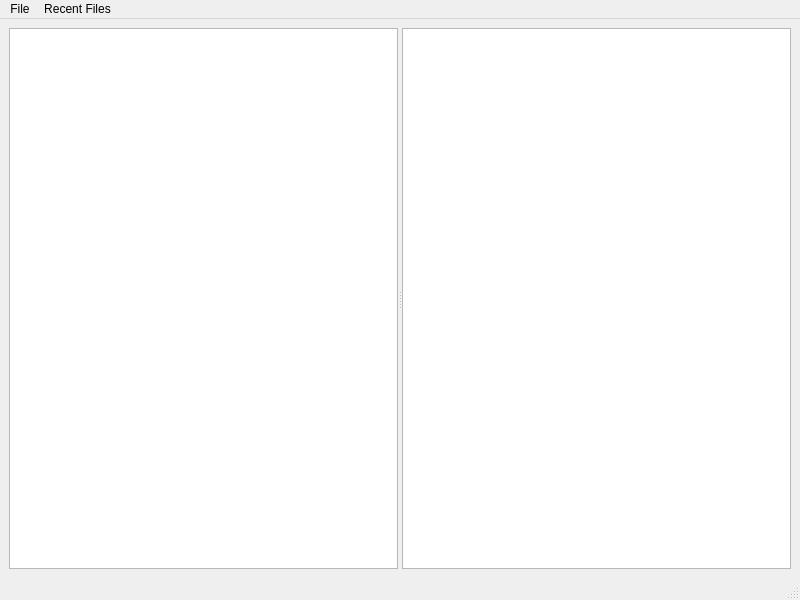
<?xml version="1.0" encoding="UTF-8"?>
<ui version="4.0">
 <class>MainWindow</class>
 <widget class="QMainWindow" name="MainWindow">
  <property name="geometry">
   <rect>
    <x>0</x>
    <y>0</y>
    <width>800</width>
    <height>600</height>
   </rect>
  </property>
  <property name="windowTitle">
   <string>MainWindow</string>
  </property>
  <widget class="QWidget" name="centralwidget">
   <layout class="QHBoxLayout" name="horizontalLayout">
    <item>
     <widget class="QSplitter" name="splitter">
      <property name="orientation">
       <enum>Qt::Horizontal</enum>
      </property>
      <widget class="QTreeWidget" name="tree">
       <property name="sizePolicy">
        <sizepolicy hsizetype="Preferred" vsizetype="Expanding">
         <horstretch>0</horstretch>
         <verstretch>0</verstretch>
        </sizepolicy>
       </property>
       <property name="minimumSize">
        <size>
         <width>300</width>
         <height>0</height>
        </size>
       </property>
       <property name="baseSize">
        <size>
         <width>300</width>
         <height>0</height>
        </size>
       </property>
       <property name="headerHidden">
        <bool>true</bool>
       </property>
       <column>
        <property name="text">
         <string notr="true">1</string>
        </property>
       </column>
      </widget>
      <widget class="QWidget" name="verticalLayoutWidget">
       <layout class="QVBoxLayout" name="verticalLayout_2">
        <item>
         <widget class="QTableWidget" name="table">
          <property name="sizePolicy">
           <sizepolicy hsizetype="Expanding" vsizetype="Preferred">
            <horstretch>0</horstretch>
            <verstretch>0</verstretch>
           </sizepolicy>
          </property>
          <property name="baseSize">
           <size>
            <width>0</width>
            <height>300</height>
           </size>
          </property>
         </widget>
        </item>
        <item>
         <layout class="QHBoxLayout" name="value_display_layout"/>
        </item>
       </layout>
      </widget>
     </widget>
    </item>
   </layout>
  </widget>
  <widget class="QMenuBar" name="menubar">
   <property name="geometry">
    <rect>
     <x>0</x>
     <y>0</y>
     <width>800</width>
     <height>21</height>
    </rect>
   </property>
   <widget class="QMenu" name="menuOpen">
    <property name="title">
     <string>File</string>
    </property>
    <addaction name="actionOpen"/>
    <addaction name="actionClose"/>
   </widget>
   <widget class="QMenu" name="menuRecent_Files">
    <property name="title">
     <string>Recent Files</string>
    </property>
   </widget>
   <addaction name="menuOpen"/>
   <addaction name="menuRecent_Files"/>
  </widget>
  <widget class="QStatusBar" name="statusbar"/>
  <action name="actionOpen">
   <property name="text">
    <string>Open</string>
   </property>
   <property name="shortcut">
    <string>Ctrl+O</string>
   </property>
  </action>
  <action name="actionClose">
   <property name="text">
    <string>Close</string>
   </property>
   <property name="shortcut">
    <string>Ctrl+W</string>
   </property>
  </action>
 </widget>
 <resources/>
 <connections/>
</ui>
